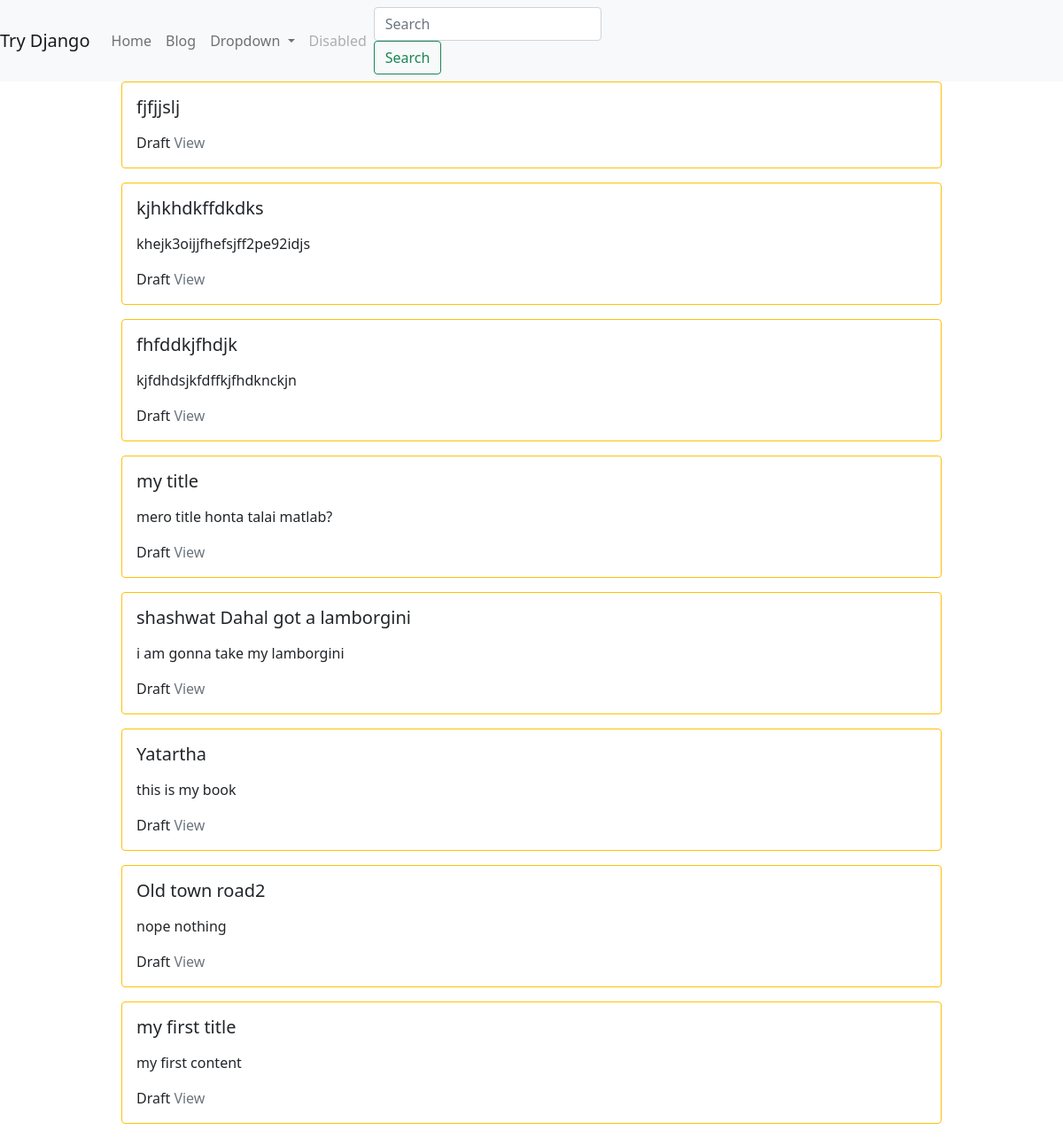
The page /blog/ (signed in) on the database as committed earlier.
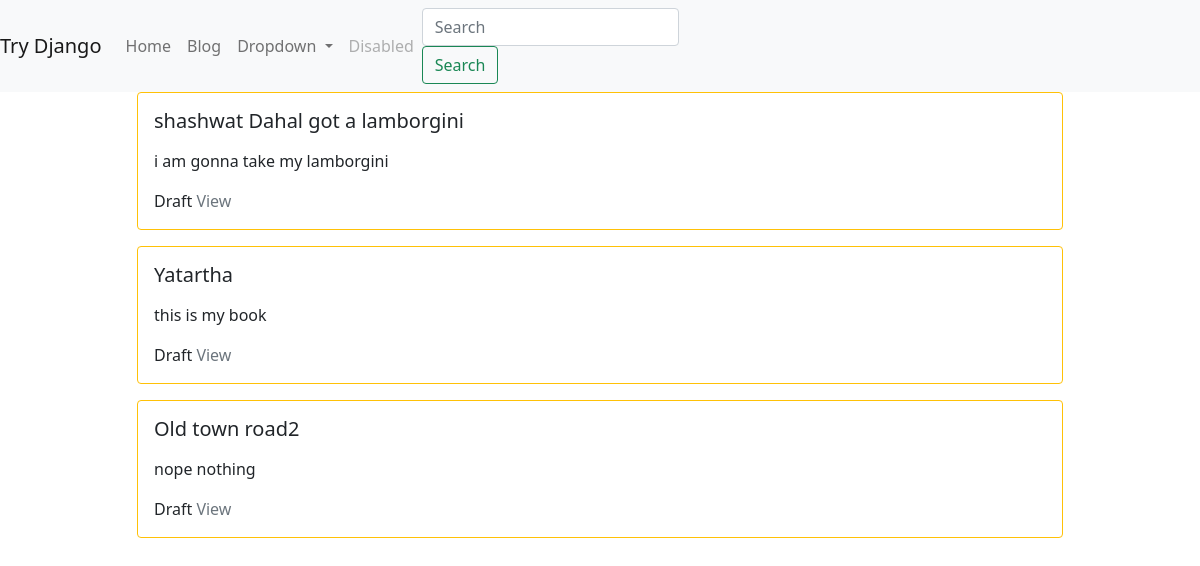
The same page on the database as committed later.
### blog/models.py (models this page shows, shortened)
class BlogPost(models.Model):
    user = models.ForeignKey(User, default=1, null=True,
                             on_delete=models.SET_NULL)
    image = models.FileField(upload_to="image/", blank=True, null=True)
    title = models.CharField(max_length=120)
    slug = models.SlugField(unique=True)
    content = models.TextField(blank=True, null=True)
    publish_date = models.DateTimeField(
        auto_now=False, auto_now_add=False, null=True, blank=True)
    timestamp = models.DateTimeField(auto_now=True)
    updated = models.DateTimeField(auto_now=True)
    objects = BlogPostManager()
    class Meta:
        ordering = ["-pk", "-publish_date", "-updated", "-timestamp"]
    def get_absolute_url(self):
        return f"/blog/{self.slug}"

### blog/views.py (the view)
# urls.py: path('', blog_post_list_view, name="blogs"),
def blog_post_list_view(request):
    qs = BlogPost.objects.all().published()
    if request.user.is_authenticated:
        my_qs = BlogPost.objects.filter(user=request.user)
        qs = (qs | my_qs).distinct()
    template_name = "list.html"
    context = {'object_list': qs}
    return render(request, template_name, context)

### blog/models.py (called while the page is built)
    def published(self):
        now = timezone.now()
        return self.filter(publish_date__lte=now)

    def get_queryset(self):
        return BlogPostQuerySet(self.model, using=self._db)

### blog/templates/list.html (shortened to what this page needs)
{% extends 'base.html' %}
{% block content %}
<div class="row">
    {% for object in object_list %}
        {% include 'list-inline.html' with blog_post=object truncate=True %}
    {% endfor %}
</div>
{% endblock %}

### blog/templates/list-inline.html
<div class="col-12 col-md-10 mb-3 mx-auto">
    <div class="card {% if not blog_post.publish_date %} border border-warning {% endif %}">
        <div class="card-body">
            <h5 class="card-title">{{ blog_post.title }}</h5>
            <p class="card-text">
               {% if truncate %}
                    {{ blog_post.content |linebreaks | truncatewords:30}}
                {% else %}
                    {{ blog_post.content | linebreaks}}
                {% endif %}
            </p>
            {% if not detail %}
                {% if not blog_post.publish_date %} Draft {% endif %}
            <a href="{{ blog_post.get_absolute_url}}" class="{% if not blog_post.publish_date %} text-decoration-none text-secondary {% endif %}">View</a>
            {% endif %}
        </div>
    </div>
</div>

Rows that differ between the two databases and show on the page:
removed BlogPost: title "fjfjjslj", shows "Draft"
removed BlogPost: title "kjhkhdkffdkdks", content "khejk3oijjfhefsjff2pe92idjs", shows "Draft"
removed BlogPost: title "fhfddkjfhdjk", content "kjfdhdsjkfdffkjfhdknckjn", shows "Draft"
removed BlogPost: title "my title", content "mero title honta talai matlab?", shows "Draft"
removed BlogPost: title "my first title", content "my first content", shows "Draft"
